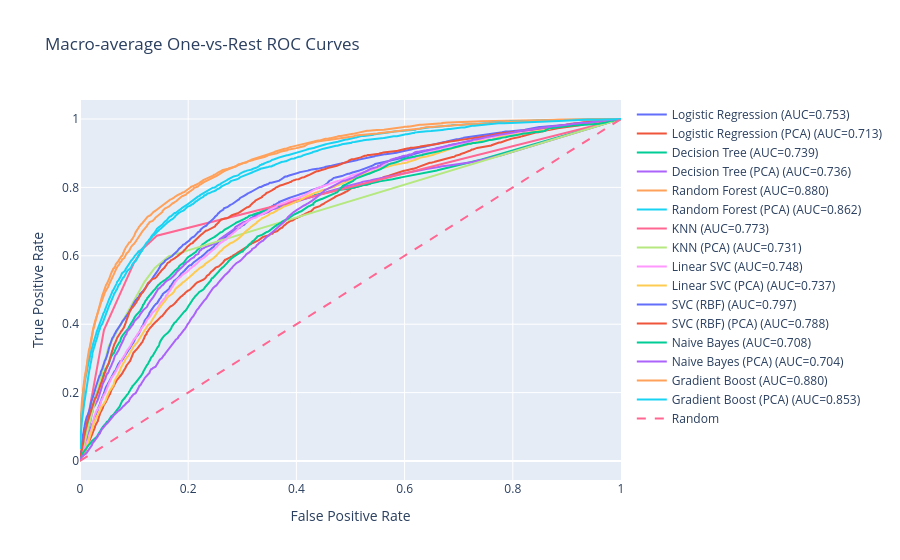
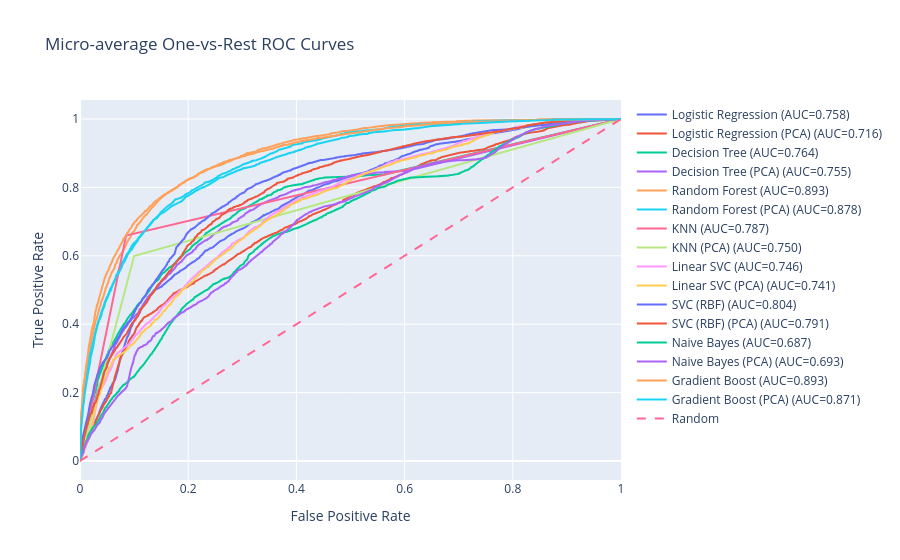

Notebook code for these charts, in order:
### Markdown cell above
### Plot Results

### Code cell
plot_macro_roc(results)
plot_micro_roc(results)

### Figure 1 — Plotly figure (JSON) as saved in the notebook; plotly's stock layout.template omitted (floating-point values rounded to 4 significant figures; data arrays with more than 128 entries replaced by an {"elided": "..."} marker saying what was removed)
{"data": [{"mode": "lines", "name": "Logistic Regression (AUC=0.753)", "type": "scatter", "x": {"elided": "1903 float values"}, "y": {"elided": "1903 float values"}}, {"mode": "lines", "name": "Logistic Regression (PCA) (AUC=0.713)", "type": "scatter", "x": {"elided": "1993 float values"}, "y": {"elided": "1993 float values"}}, {"mode": "lines", "name": "Decision Tree (AUC=0.739)", "type": "scatter", "x": {"elided": "1946 float values"}, "y": {"elided": "1946 float values"}}, {"mode": "lines", "name": "Decision Tree (PCA) (AUC=0.736)", "type": "scatter", "x": {"elided": "2321 float values"}, "y": {"elided": "2321 float values"}}, {"mode": "lines", "name": "Random Forest (AUC=0.880)", "type": "scatter", "x": {"elided": "1392 float values"}, "y": {"elided": "1392 float values"}}, {"mode": "lines", "name": "Random Forest (PCA) (AUC=0.862)", "type": "scatter", "x": {"elided": "1516 float values"}, "y": {"elided": "1516 float values"}}, {"mode": "lines", "name": "KNN (AUC=0.773)", "type": "scatter", "x": [0.0, 0.04358, 0.04439, 0.09944, 0.1156, 0.1421, 1.0], "y": [0.0, 0.3788, 0.3836, 0.5785, 0.6197, 0.6588, 1.0]}, {"mode": "lines", "name": "KNN (PCA) (AUC=0.731)", "type": "scatter", "x": [0.0, 0.04921, 0.05311, 0.1192, 0.1382, 0.1636, 1.0], "y": [0.0, 0.3181, 0.3356, 0.5239, 0.5646, 0.5983, 1.0]}, {"mode": "lines", "name": "Linear SVC (AUC=0.748)", "type": "scatter", "x": {"elided": "1949 float values"}, "y": {"elided": "1949 float values"}}, {"mode": "lines", "name": "Linear SVC (PCA) (AUC=0.737)", "type": "scatter", "x": {"elided": "1914 float values"}, "y": {"elided": "1914 float values"}}, {"mode": "lines", "name": "SVC (RBF) (AUC=0.797)", "type": "scatter", "x": {"elided": "1765 float values"}, "y": {"elided": "1765 float values"}}, {"mode": "lines", "name": "SVC (RBF) (PCA) (AUC=0.788)", "type": "scatter", "x": {"elided": "1758 float values"}, "y": {"elided": "1758 float values"}}, {"mode": "lines", "name": "Naive Bayes (AUC=0.708)", "type": "scatter", "x": {"elided": "2012 float values"}, "y": {"elided": "2012 float values"}}, {"mode": "lines", "name": "Naive Bayes (PCA) (AUC=0.704)", "type": "scatter", "x": {"elided": "1995 float values"}, "y": {"elided": "1995 float values"}}, {"mode": "lines", "name": "Gradient Boost (AUC=0.880)", "type": "scatter", "x": {"elided": "1379 float values"}, "y": {"elided": "1379 float values"}}, {"mode": "lines", "name": "Gradient Boost (PCA) (AUC=0.853)", "type": "scatter", "x": {"elided": "1515 float values"}, "y": {"elided": "1515 float values"}}, {"line": {"dash": "dash"}, "mode": "lines", "name": "Random", "type": "scatter", "x": [0, 1], "y": [0, 1]}], "layout": {"title": {"text": "Macro-average One-vs-Rest ROC Curves"}, "xaxis": {"title": {"text": "False Positive Rate"}}, "yaxis": {"title": {"text": "True Positive Rate"}}}}

### Figure 2 — Plotly figure (JSON) as saved in the notebook; plotly's stock layout.template omitted (floating-point values rounded to 4 significant figures; data arrays with more than 128 entries replaced by an {"elided": "..."} marker saying what was removed)
{"data": [{"mode": "lines", "name": "Logistic Regression (AUC=0.758)", "type": "scatter", "x": {"elided": "3992 float values"}, "y": {"elided": "3992 float values"}}, {"mode": "lines", "name": "Logistic Regression (PCA) (AUC=0.716)", "type": "scatter", "x": {"elided": "4225 float values"}, "y": {"elided": "4225 float values"}}, {"mode": "lines", "name": "Decision Tree (AUC=0.764)", "type": "scatter", "x": {"elided": "3400 float values"}, "y": {"elided": "3400 float values"}}, {"mode": "lines", "name": "Decision Tree (PCA) (AUC=0.755)", "type": "scatter", "x": {"elided": "3619 float values"}, "y": {"elided": "3619 float values"}}, {"mode": "lines", "name": "Random Forest (AUC=0.893)", "type": "scatter", "x": {"elided": "2853 float values"}, "y": {"elided": "2853 float values"}}, {"mode": "lines", "name": "Random Forest (PCA) (AUC=0.878)", "type": "scatter", "x": {"elided": "3071 float values"}, "y": {"elided": "3071 float values"}}, {"mode": "lines", "name": "KNN (AUC=0.787)", "type": "scatter", "x": [0.0, 0.08516, 1.0], "y": [0.0, 0.6594, 1.0]}, {"mode": "lines", "name": "KNN (PCA) (AUC=0.750)", "type": "scatter", "x": [0.0, 0.1001, 1.0], "y": [0.0, 0.5996, 1.0]}, {"mode": "lines", "name": "Linear SVC (AUC=0.746)", "type": "scatter", "x": {"elided": "4123 float values"}, "y": {"elided": "4123 float values"}}, {"mode": "lines", "name": "Linear SVC (PCA) (AUC=0.741)", "type": "scatter", "x": {"elided": "4071 float values"}, "y": {"elided": "4071 float values"}}, {"mode": "lines", "name": "SVC (RBF) (AUC=0.804)", "type": "scatter", "x": {"elided": "3724 float values"}, "y": {"elided": "3724 float values"}}, {"mode": "lines", "name": "SVC (RBF) (PCA) (AUC=0.791)", "type": "scatter", "x": {"elided": "3830 float values"}, "y": {"elided": "3830 float values"}}, {"mode": "lines", "name": "Naive Bayes (AUC=0.687)", "type": "scatter", "x": {"elided": "4682 float values"}, "y": {"elided": "4682 float values"}}, {"mode": "lines", "name": "Naive Bayes (PCA) (AUC=0.693)", "type": "scatter", "x": {"elided": "4167 float values"}, "y": {"elided": "4167 float values"}}, {"mode": "lines", "name": "Gradient Boost (AUC=0.893)", "type": "scatter", "x": {"elided": "2820 float values"}, "y": {"elided": "2820 float values"}}, {"mode": "lines", "name": "Gradient Boost (PCA) (AUC=0.871)", "type": "scatter", "x": {"elided": "3072 float values"}, "y": {"elided": "3072 float values"}}, {"line": {"dash": "dash"}, "mode": "lines", "name": "Random", "type": "scatter", "x": [0, 1], "y": [0, 1]}], "layout": {"title": {"text": "Micro-average One-vs-Rest ROC Curves"}, "xaxis": {"title": {"text": "False Positive Rate"}}, "yaxis": {"title": {"text": "True Positive Rate"}}}}
